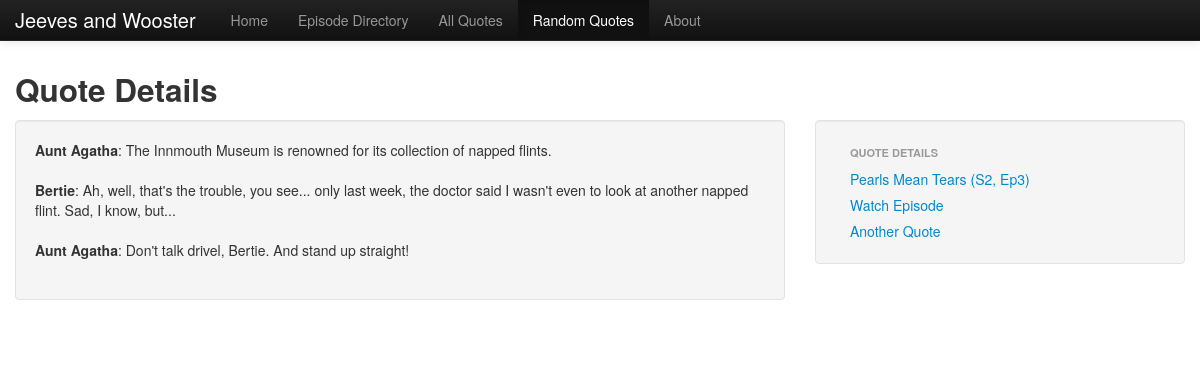
The app's page /quotes/10/ with its own data.
### episodes/models.py (models this page shows, shortened)
class Episode(models.Model):
    number = models.IntegerField()
    air_date = models.DateTimeField('air date', blank=True, null=True)
    season = models.ForeignKey(Season)
    name = models.CharField(max_length=100)
    video_link = models.CharField("Video link", max_length=500, blank=True)
    plot = models.TextField()

class Season(models.Model):
    number = models.IntegerField()
    def __unicode__(self):
        return str(self.number)

### cq/views.py (the view)
# urls.py: url(r'^(?P<quote_id>\d+)/$', views.detail),
def detail(request, quote_id):
    try:
        q = ComedyQuote.objects.get(pk=quote_id)
        episode = q.episode
    except ComedyQuote.DoesNotExist:
        raise Http404
    formatted_quote = format_quote(q.quote)
    return render_to_response('cq/detail.html', {'quote':q,
        'formatted_quote':formatted_quote, 'episode': episode},
            context_instance=RequestContext(request))

### cq/views.py (called while the page is built)
def format_quote(quote):
    q_lines = quote.split('\n')
    no_blank_lines = [i for i in q_lines if i.strip()]
    final_list = [i.split(':') for i in no_blank_lines]
    return final_list

### comedy/templates/cq/detail.html (shortened to what this page needs)
{% extends "base.html" %}
{% block navbar_class-randomquote %} active {% endblock %}
{% block content %}
<h2> Quote Details </h2>
<div class="row">
    <div class="span8">
        <div class="well">
            {% for line in formatted_quote %}
            <strong>{{ line.0 }}</strong>:
            {{ line.1 }}
            <br />
            <br />
            {% endfor %}
        </div>
    </div>
    <div class="span4">
        <div class="well sidebar-nav">
            <ul class="nav nav-list">
                <li class="nav-header">Quote Details</li>
                <li> <a href="/episodes/{{ episode.id }}/" >{{ episode.name }} (S{{ episode.season }}, Ep{{episode.number}})</a></li>
                <li> <a href= {{ episode.video_link }} target="_blank">Watch Episode</a>
                <li> <a href="/quotes/random" >Another Quote</a></li>
            </ul>
        </div>
    </div>
</div>
<br/>
{% endblock %}

### comedy/templates/base.html (style rules this page uses)
body { padding-top: 60px; padding-bottom: 40px; }

### records on screen
Episode: name "Pearls Mean Tears", season "2", number "3"

### other values on screen
{{ line.0 }} "Aunt Agatha" "Bertie" "Aunt Agatha"
{{ line.1 }} "The Innmouth Museum is renowned for its collection of napped flints." "Ah, well, that's the trouble, you see... only last week, the doctor said I wasn't even to look at another napped flint. Sad, I know, but..." "Don't talk drivel, Bertie. And stand up straight!"
